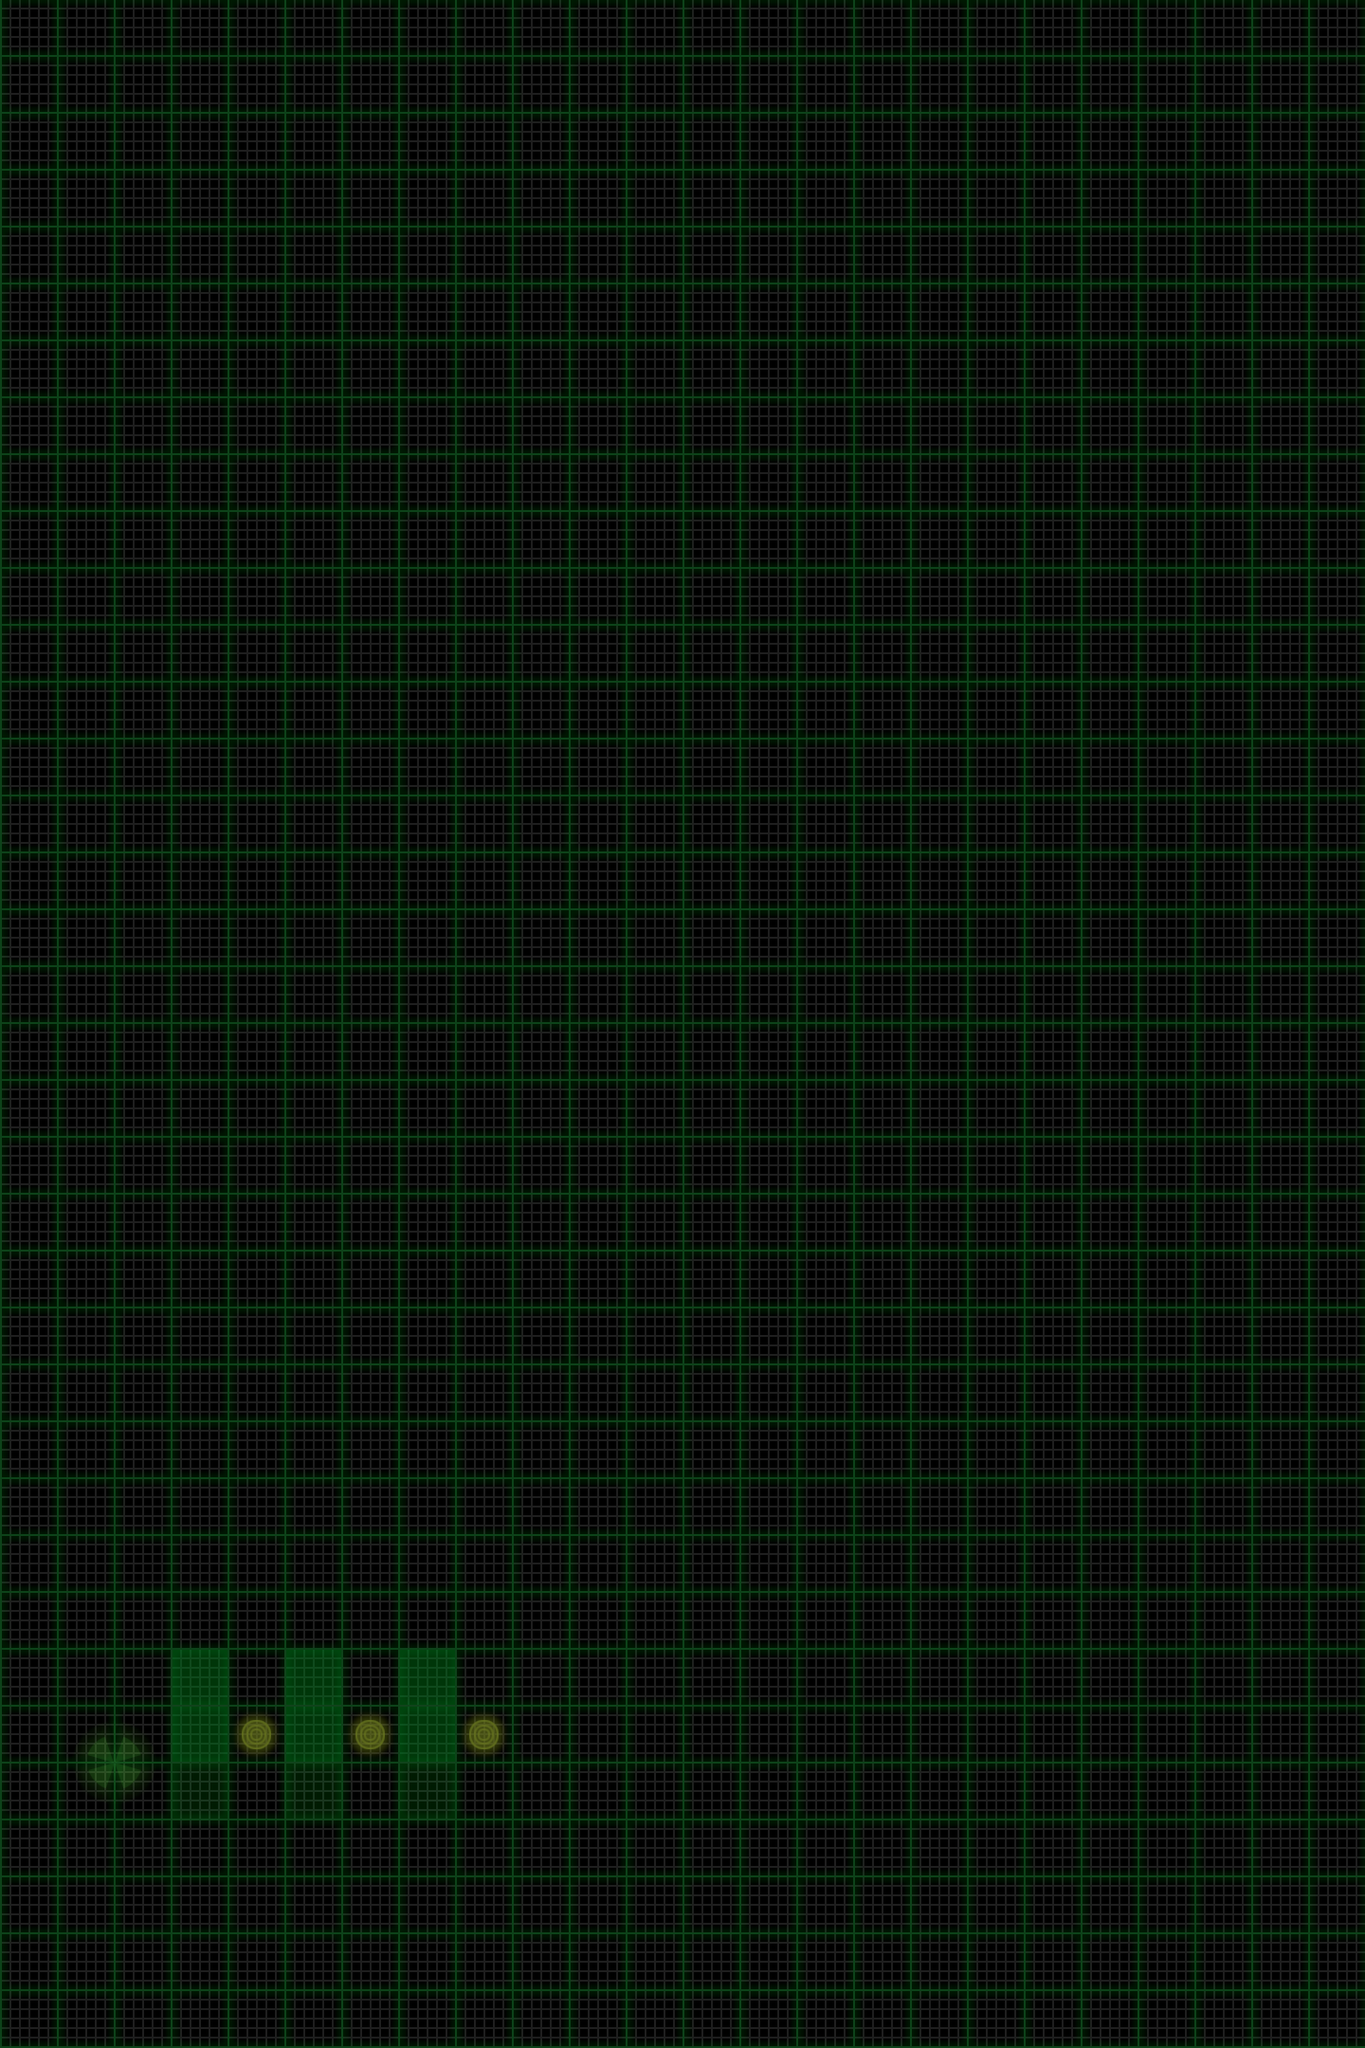

A level layout from a 2D game, rendered from its tile map. Below: a short description, then the map file with tile-grid data replaced by summaries:
An orthogonal 24x36 tile map with 60x60 px tiles, 4 tile layers (map, terrain, items, sand), 2 tilesets and 1 object (startSite).

<map version="1.0" orientation="orthogonal" width="24" height="36" tilewidth="60" tileheight="60">
 <tileset firstgid="1" name="map" tilewidth="60" tileheight="60">
  <image source="map.png" />
  <tile id="0">
   <properties>
    <property name="mapID" value="empty" />
   </properties>
  </tile>
  <tile id="1">
   <properties>
    <property name="mapID" value="down-1" />
   </properties>
  </tile>
  <tile id="2">
   <properties>
    <property name="mapID" value="down-2" />
   </properties>
  </tile>
  <tile id="3">
   <properties>
    <property name="mapID" value="down-3" />
   </properties>
  </tile>
  <tile id="4">
   <properties>
    <property name="mapID" value="down-4" />
   </properties>
  </tile>
  <tile id="5">
   <properties>
    <property name="mapID" value="down-5" />
   </properties>
  </tile>
  <tile id="6">
   <properties>
    <property name="mapID" value="up-1" />
   </properties>
  </tile>
  <tile id="7">
   <properties>
    <property name="mapID" value="up-2" />
   </properties>
  </tile>
  <tile id="8">
   <properties>
    <property name="mapID" value="up-3" />
   </properties>
  </tile>
  <tile id="9">
   <properties>
    <property name="mapID" value="up-4" />
   </properties>
  </tile>
  <tile id="10">
   <properties>
    <property name="mapID" value="up-5" />
    <property name="mapID" value="up-5" />
   </properties>
  </tile>
 </tileset>
 <tileset firstgid="17" name="items" tilewidth="60" tileheight="60">
  <image source="items.png" />
  <tile id="0">
   <properties>
    <property name="itemID" value="station" />
   </properties>
  </tile>
  <tile id="1">
   <properties>
    <property name="itemID" value="sensorSite" />
   </properties>
  </tile>
  <tile id="8">
   <properties>
    <property name="itemID" value="station" />
   </properties>
  </tile>
  <tile id="9">
   <properties>
    <property name="itemID" value="sensor" />
   </properties>
  </tile>
  <tile id="16">
   <properties>
    <property name="itemID" value="station" />
   </properties>
  </tile>
  <tile id="17">
   <properties>
    <property name="itemID" value="sample" />
   </properties>
  </tile>
  <tile id="24">
   <properties>
    <property name="itemID" value="station" />
   </properties>
  </tile>
 </tileset>
 <layer name="map" width="24" height="36">
  <data>[864 cells, 864 non-empty, 1 distinct tile ids]</data>
 </layer>
 <layer name="terrain" width="24" height="36">
  <data>[864 cells, 9 non-empty, 2 distinct tile ids]</data>
 </layer>
 <layer name="items" width="24" height="36">
  <data>[864 cells, 7 non-empty, 5 distinct tile ids]</data>
 </layer>
 <layer name="sand" width="24" height="36">
  <data>[864 cells, 0 non-empty, 0 distinct tile ids]</data>
 </layer>
 <objectgroup name="objects" width="24" height="36">
  <object name="startSite" x="150" y="1830">
   <properties>
    <property name="bearing" value="east" />
    <property name="energy" value="27" />
    <property name="expectedCodeScore" value="13" />
    <property name="sampleSites" value="0" />
    <property name="sensorSites" value="3" />
     <property name="zoom" value="out" />
    <property name="zoom" value="out" />
  </properties>
  </object>
 </objectgroup>
</map>
